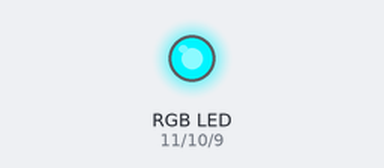
Simulated run of this sketch. Board: Arduino Nano, built with avr-gcc and run on an emulated ATmega328P. On the bench: an RGB LED mixed from three pins (HIGH = lit).

Above: at 0.05 s.
At 0.65 s:
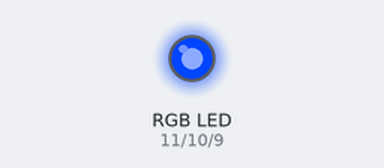
At 1.25 s:
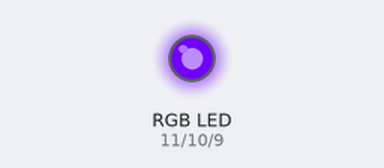
At 2.5 s:
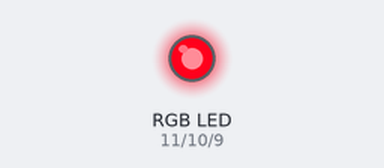
At 3.75 s:
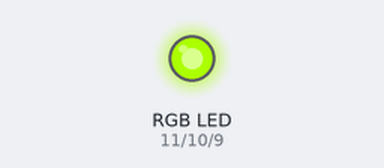
At 5.0 s:
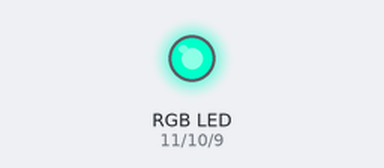
Timing chart, 0 to 6.8 s (numbered marks = the images above):
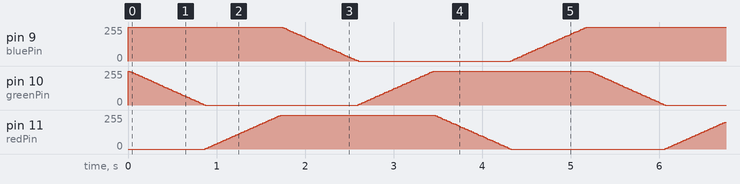

The sketch:

rgb-led-test.ino
```cpp
//COMMON ANODE RGB: HIGH = OFF, LOW = ON

/*
//test code
// COMMON ANODE RGB LED - basic RGB cycle
// Pin mapping for your Arduino Nano
// Blue → 9, Green → 10, Red → 11
// Resistors: 270 ohms per color

int bluePin = 9;
int greenPin = 10;
int redPin = 11;

void setup() {
  pinMode(redPin, OUTPUT);
  pinMode(greenPin, OUTPUT);
  pinMode(bluePin, OUTPUT);
}

void loop() {
  // Red
  setColor(255, 0, 0);
  delay(1000);

  // Green
  setColor(0, 255, 0);
  delay(1000);

  // Blue
  setColor(0, 0, 255);
  delay(1000);
}

// Function to set color with inversion for common anode
void setColor(int redValue, int greenValue, int blueValue) {
  analogWrite(redPin, 255 - redValue);
  analogWrite(greenPin, 255 - greenValue);
  analogWrite(bluePin, 255 - blueValue);
}
*/

///////////////////////////////////////////////////////////////
// COMMON ANODE RGB LED - smooth rainbow fade
// Pin mapping for Arduino Nano
// Blue → 9, Green → 10, Red → 11
// Resistors: 270 ohms per color

int bluePin = 9;
int greenPin = 10;
int redPin = 11;

void setup() {
  pinMode(redPin, OUTPUT);
  pinMode(greenPin, OUTPUT);
  pinMode(bluePin, OUTPUT);
}

void loop() {
  // Cycle through hue values from 0 to 255
  for (int i = 0; i < 256; i++) {
    // Convert hue to RGB
    int r, g, b;
    hsvToRgb(i, 255, 255, r, g, b);
    setColor(r, g, b);
    delay(20); // smaller = faster fade
  }
}

// Function to set color with inversion for common anode
void setColor(int redValue, int greenValue, int blueValue) {
  analogWrite(redPin, 255 - redValue);
  analogWrite(greenPin, 255 - greenValue);
  analogWrite(bluePin, 255 - blueValue);
}

// HSV (Hue, Saturation, Value) to RGB conversion
void hsvToRgb(int h, int s, int v, int &r, int &g, int &b) {
  float hf = h / 255.0 * 6.0;
  int i = int(hf);
  float f = hf - i;
  float p = v * (1 - s / 255.0);
  float q = v * (1 - f * s / 255.0);
  float t = v * (1 - (1 - f) * s / 255.0);

  switch (i % 6) {
    case 0: r = v; g = t; b = p; break;
    case 1: r = q; g = v; b = p; break;
    case 2: r = p; g = v; b = t; break;
    case 3: r = p; g = q; b = v; break;
    case 4: r = t; g = p; b = v; break;
    case 5: r = v; g = p; b = q; break;
  }
}
```
